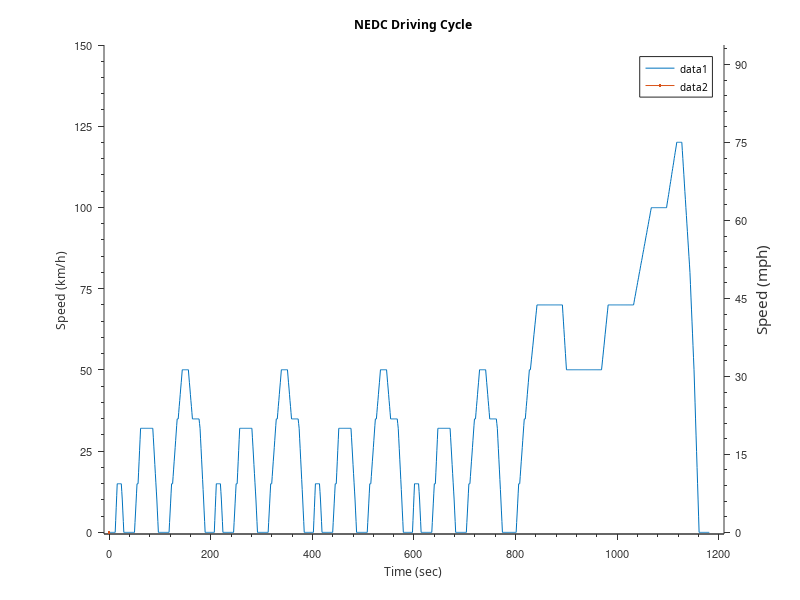

Source code (MATLAB):
clear all;
close all;
clc;
format compact;


%% ================================================================== %%
%% unit conversion:
rpm2rads = pi/30;
rads2rpm = 1/rpm2rads;
mph2mps = 1609/3600;
mps2mph = 1/mph2mps;
g2gallon=1/841.4/3.785;


%% ================================================================== %%
cd CYC;

load nedc.mat;
cyc_name = 'NEDC Driving Cycle';
cyc_time = 1:length(sch_cycle);
cyc_mps = sch_cycle(cyc_time,2); % [m/s]
cyc_mph = cyc_mps*mps2mph;
cyc_mps(cyc_mps<0) = 0;
x_lim = [-10 1210];

% load CYC_FUDS.mat
% cyc_name = 'FUDS Driving Cycle';
% cyc_time = 1:length(cyc_mph);
% cyc_mps = cyc_mph(:,2)*mph2mps;
% cyc_mph = cyc_mph(:,2);
% cyc_mps(cyc_mps<0) = 0;
% x_lim = [-10 1410];

% load CYC_US06.mat
% cyc_name = 'US06 Driving Cycle';
% cyc_time = 1:length(cyc_mph);
% cyc_mps = cyc_mph(:,2)*mph2mps;
% cyc_mph = cyc_mph(:,2);
% cyc_mps(cyc_mps<0) = 0;
% x_lim = [-10 610];

cd ..

%% ==============================
figure(1); clf;
[AX,H1,H2] = plotyy(cyc_time, cyc_mps*3.6, 0,0);

xlim(x_lim);
ylim([-0.5 150]);
set(gca, 'box', 'off');
set(legend, 'fontsize', 10);
set(legend, 'FontName', 'Segoe UI Symbol');

set(gca, ...
  'TickDir'     , 'out'     , ...
  'XMinorTick'  , 'on'      , ...
  'YMinorTick'  , 'on'      , ...
  'XColor'      , [.2 .2 .2], ...
  'YColor'      , [.2 .2 .2]);
xlabel('Time (sec)', 'FontName', 'Segoe UI Symbol', 'fontsize', 11);
ylabel('Speed (km/h)', 'FontName', 'Segoe UI Symbol', 'fontsize', 11);
title(cyc_name, 'FontName', 'Segoe UI Symbol', 'fontsize', 14, 'color', 'k');
set(gca, 'fontsize', 8);
set(gca, 'ytick', 0:25:150);

set(AX(2), ...
    'xlim', x_lim, ...
    'xtick', [], ...
    'xcolor', [.2 .2 .2], 'ycolor', [.2 .2 .2], ...
    'ylim', [-0.5 150], ...
    'ytick', (0:24:150), ...
    'yticklabel', (0:24:150)/1.6, ...
    'fontsize', 8, ...
    'yminortick', 'on', ...
    'TickDir', 'out');
set(get(AX(2),'Ylabel'),'String','Speed (mph)', 'FontName', 'Segoe UI Symbol', 'fontsize', 11);

